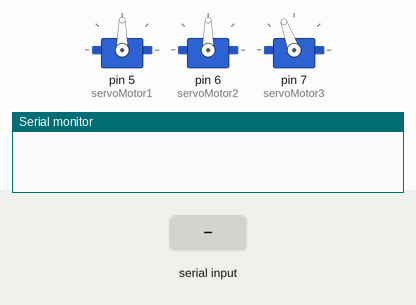
The sketch below on a simulated Arduino Uno, built with avr-gcc and run on an emulated ATmega328P. On the bench: 3 × servo, the last lines printed to the serial monitor. The test bench sets the inputs (shaded band).

Above: at 1.2 s.
1.3 s: "1\n" received over Serial
At 2.0 s:
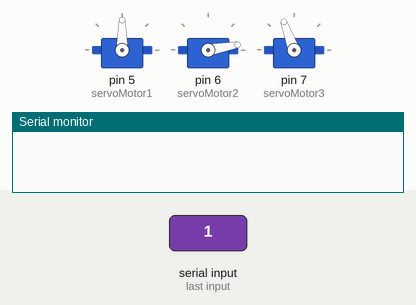
4.3 s: "3\n" received over Serial
At 6.3 s:
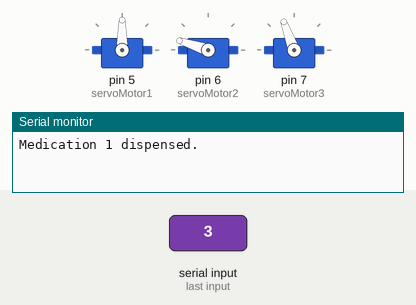
6.8 s: "4\n" received over Serial
At 10.6 s:
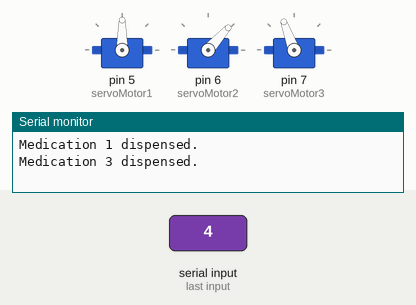
12.8 s: "2\n" received over Serial
At 15.7 s:
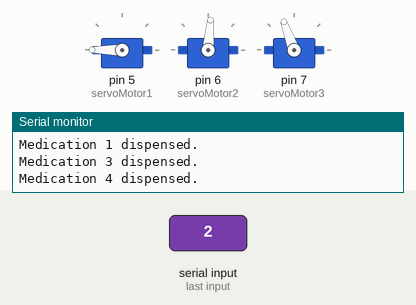
15.8 s: "5\n" received over Serial
At 17.9 s:
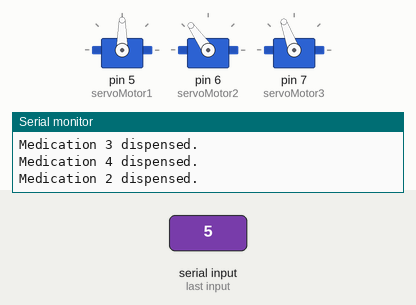
Timing chart, 0 to 22.8 s (numbered marks = the images above; inputs shaded):
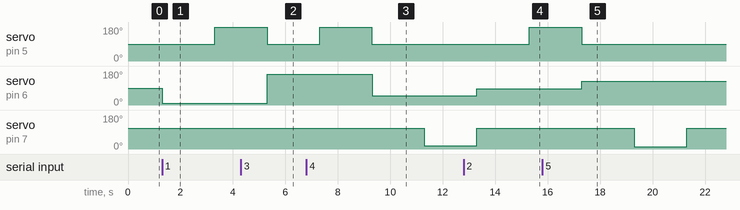

Measured:
- after the input at 1.3 s, servo on pin 5 (servoMotor1): 90° → 180° after 2.0 s; servo on pin 6 (servoMotor2): 90° → 10° at once
- after the input at 4.3 s, servo on pin 6 (servoMotor2): 10° → 162° after 1.0 s
- after the input at 6.8 s, servo on pin 6 (servoMotor2): 162° → 48° after 2.5 s; servo on pin 7 (servoMotor3): 110° → 17° after 4.5 s
- after the input at 12.8 s, servo on pin 5 (servoMotor1): 90° → 180° after 2.5 s; servo on pin 6 (servoMotor2): 48° → 85° after 0.50 s
- after the input at 15.8 s, servo on pin 6 (servoMotor2): 85° → 125° after 1.5 s; servo on pin 7 (servoMotor3): 110° → 11° after 3.5 s, → 110° 2.0 s later

The sketch:

sketch_apr28a.ino
```cpp
#include <Servo.h>

Servo servoMotor1;  // Create servo objects for each motor
Servo servoMotor2;
Servo servoMotor3;

int angle1 = 90;    // Initial angles for each servo motor
int angle2 = 90;
int angle3 = 110;

void setup() {
  Serial.begin(9600);  // Start serial communication
  servoMotor1.attach(5); // Attach servo motor 1 to pin 5
  servoMotor2.attach(6); // Attach servo motor 2 to pin 6
  servoMotor3.attach(7); // Attach servo motor 3 to pin 7

  servoMotor1.write(angle1); // Set initial angles for each servo motor
  servoMotor2.write(angle2);
  servoMotor3.write(angle3);
}

void loop() {
  if (Serial.available() > 0) { // Check if data is available to read
    String input = Serial.readStringUntil('\n');  // Read the input from serial monitor

    // Call functions based on user input
    switch (input.toInt()) {
      case 1:
        Med1();
        break;
      case 2:
        Med2();
        break;
      case 3:
        Med3();
        break;
      case 4:
        Med4();
        break;
      case 5:
        Med5();
        break;
      default:
        Serial.println("Invalid input. Please enter a number from 1 to 5.");
        break;
    }
  }
}

// Define functions for each medication
void Med1() {
  servoMotor2.write(10); // Set angles for each servo motor
  delay(2000); // Wait for the servo to move
  servoMotor1.write(180); // Return to initial position
  delay(2000);
  servoMotor1.write(90);
  Serial.println("Medication 1 dispensed.");
}

void Med2() {
  servoMotor2.write(85); // Set angles for each servo motor
  delay(2000); // Wait for the servo to move
  servoMotor1.write(180); // Return to initial position
  delay(2000);
  servoMotor1.write(90);
  Serial.println("Medication 2 dispensed.");
}

void Med3() {
  servoMotor2.write(162); // Set angles for each servo motor
  delay(2000); // Wait for the servo to move
  servoMotor1.write(180); // Return to initial position
  delay(2000);
  servoMotor1.write(90);
  Serial.println("Medication 3 dispensed.");
}

void Med4() {
  servoMotor2.write(48);
  delay(2000);
  servoMotor3.write(17);
  delay(2000);
  servoMotor3.write(110);
  Serial.println("Medication 4 dispensed.");
}

void Med5() {
  servoMotor2.write(125);
  delay(2000);
  servoMotor3.write(11);
  delay(2000);
  servoMotor3.write(110);
  Serial.println("Medication 5 dispensed");
}
```
